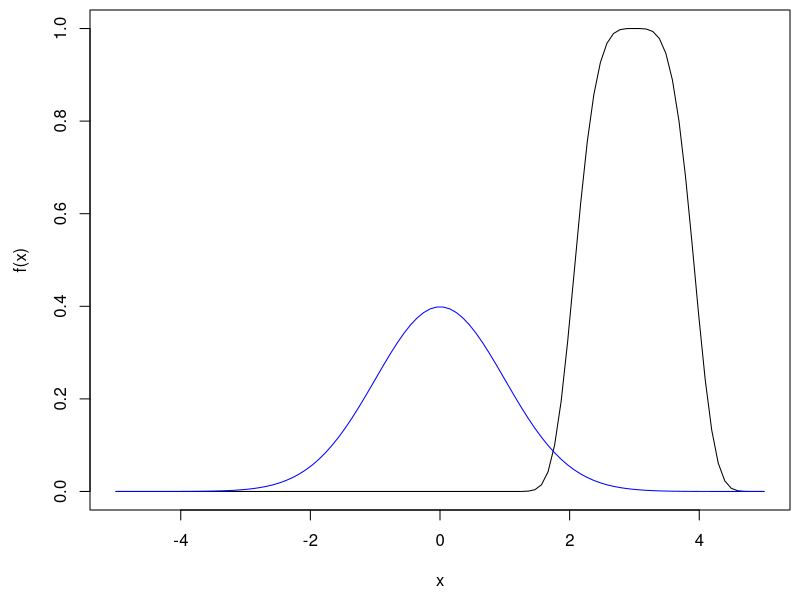
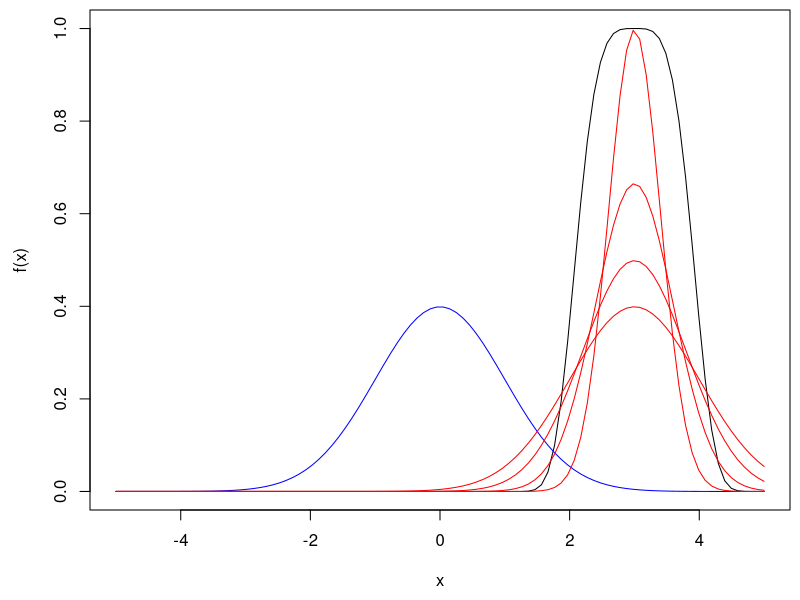
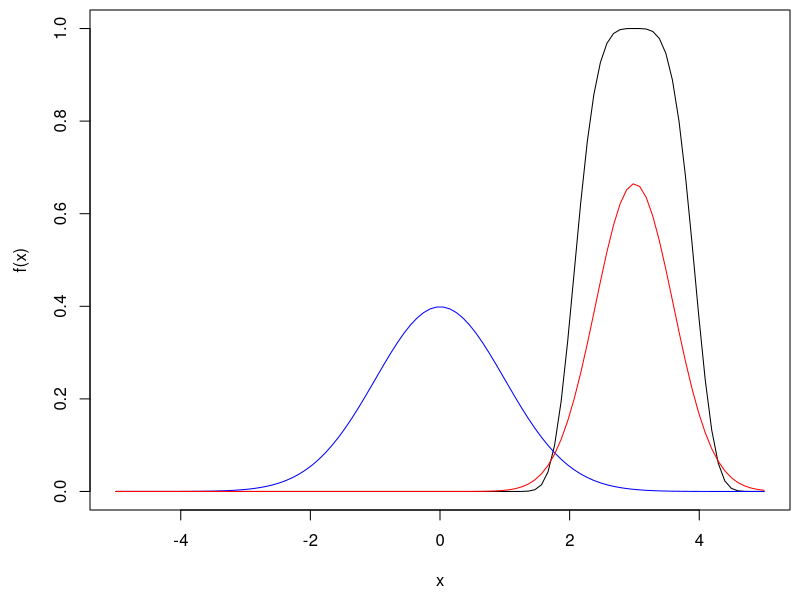

Write R code to recreate these figures, in order.
## ---- chunk 1
# aim: estimate E(sin(X)) where X is normal

mu <- 1
sigma <- 1
N <- 1000000
X <- rnorm(N, mu, sigma)

mean(sin(X))
## ---- chunk 2
# aim: estimate P(X in A), where X is a random variable and A is a set.

# assume X ~ N(0,1)
# let A=[1, 2]

N <- 1e6
X <- rnorm(N)
f.of.X <- ifelse(X>=1 & X<=2, 1, 0)
mean(f.of.X)
## ---- chunk 3
# In fact, we can get the exact result

pnorm(2)-pnorm(1)
## ---- chunk 4
# aim: integrate h(x)=x^2 from 2 to 3

N <- 1e6
X <- runif(N, 2, 3)
f.of.X <- X^2*(3-2)
mean(f.of.X)

## ---- chunk 5
19/3
## ---- chunk 6
# aim: estimate E(exp(-(X-3)^4)) where X ~ N(0,1)
# using Importance Sampling

f <- function(x) exp(-(x-3)^4)

x <- seq(-5, 5, length.out= 100)
par(mai=c(0.9, 0.9, 0.1, 0.1)) # mai = margin in inches
plot(x, f(x), type="l")
lines(x, dnorm(x), col="blue")

## ---- chunk 7
# step 1: standard Monte-Carlo estimation

N <- 1e6
X <- rnorm(N)
mean(f(X))
RMSE.MC <- sqrt(var(f(X))/N)
RMSE.MC
## ---- chunk 8
# step 2: Importance Sampling estimate

x <- seq(-5, 5, length.out= 100)
par(mai=c(0.9, 0.9, 0.1, 0.1)) # mai = margin in inches
plot(x, f(x), type="l")
lines(x, dnorm(x), col="blue")

lines(x, dnorm(x, 3), col="red")
lines(x, dnorm(x, 3, 0.8), col="red")
lines(x, dnorm(x, 3, 0.6), col="red")
lines(x, dnorm(x, 3, 0.4), col="red")
## ---- chunk 9
# step 2: Importance Sampling estimate
# we have to choose Y
# here, we use Y ~ N(3, 0.6^2)

x <- seq(-5, 5, length.out= 100)
par(mai=c(0.9, 0.9, 0.1, 0.1)) # mai = margin in inches
plot(x, f(x), type="l")
lines(x, dnorm(x), col="blue")


lines(x, dnorm(x, 3, 0.6), col="red")
Y <- rnorm(N, 3, 0.6)
phi <- function(x) dnorm(x)
psi <- function(x) dnorm(x, 3, 0.6)
mean(f(Y)*phi(Y)/ psi(Y))

RMSE.IS <- sqrt( var(f(Y) * phi(Y) / psi(Y)) / N)
RMSE.IS

RMSE.MC/RMSE.IS
